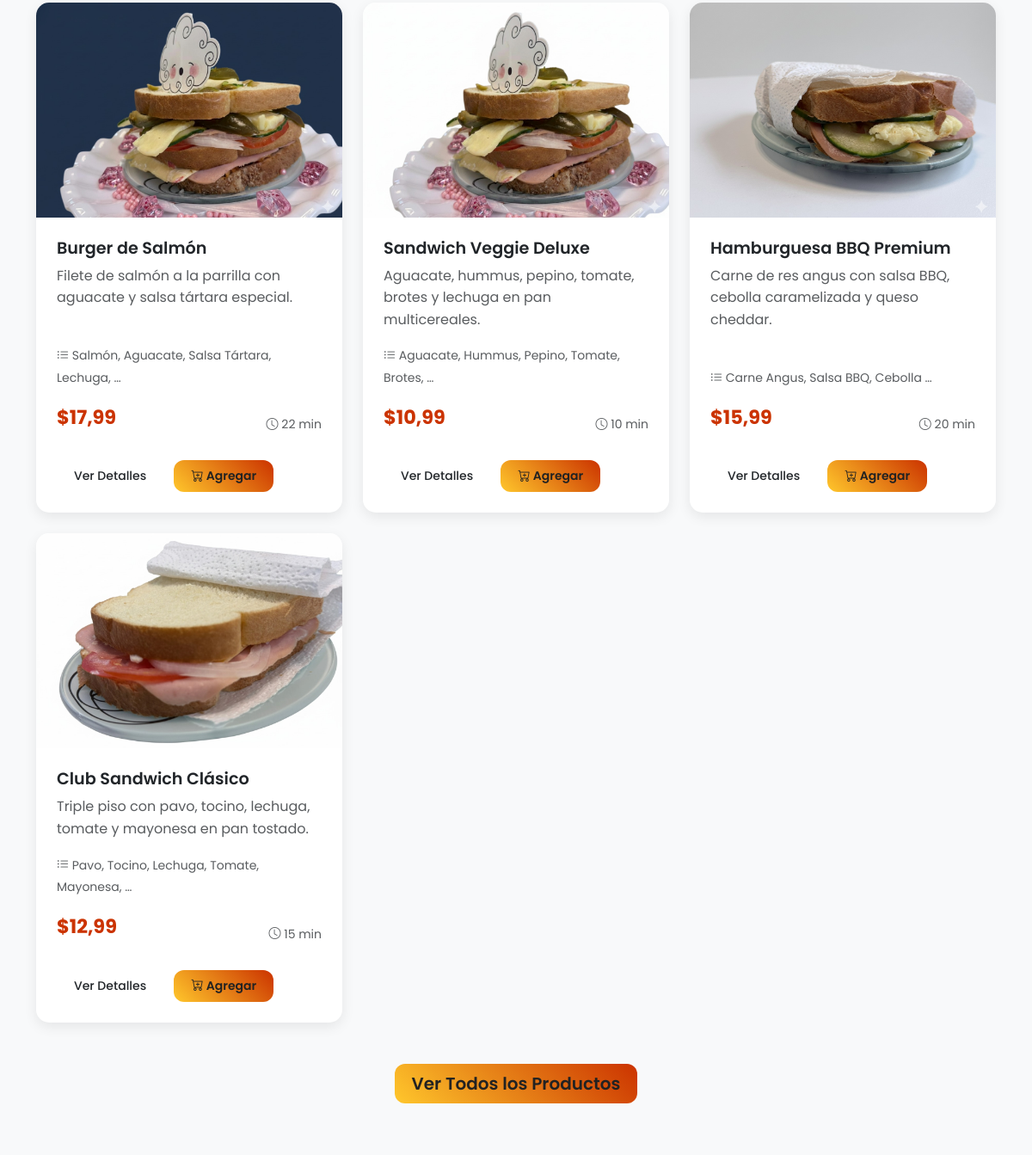
The app's page / (middle part), older data.
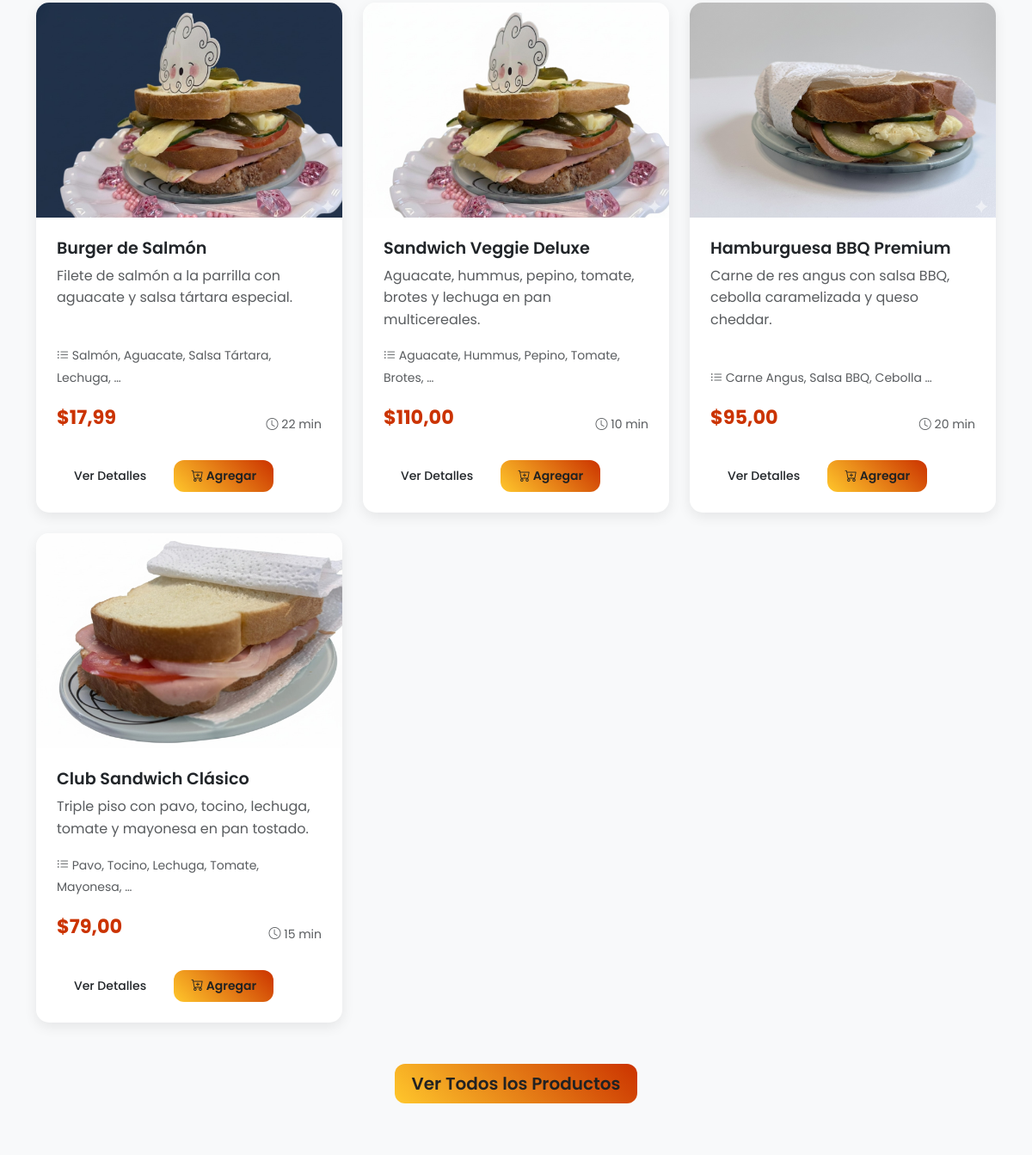
The same page, newer data.
### productos/models.py (models this page shows, shortened)
class Producto(models.Model):
    nombre = models.CharField(max_length=200)
    slug = models.SlugField(max_length=200, unique=True, blank=True)
    descripcion = models.TextField()
    categoria = models.ForeignKey(Categoria, on_delete=models.CASCADE, related_name='productos')
    precio = models.DecimalField(max_digits=10, decimal_places=2)
    imagen = models.ImageField(upload_to='productos/', blank=True, null=True)
    disponible = models.BooleanField(default=True)
    destacado = models.BooleanField(default=False)
    ingredientes = models.TextField(blank=True, help_text="Lista de ingredientes separados por comas")
    tiempo_preparacion = models.PositiveIntegerField(default=15, help_text="Tiempo en minutos")
    fecha_creacion = models.DateTimeField(auto_now_add=True)
    fecha_actualizacion = models.DateTimeField(auto_now=True)
    class Meta:
        verbose_name = 'Producto'
        verbose_name_plural = 'Productos'
        ordering = ['-fecha_creacion']
        indexes = [
            models.Index(fields=['slug']),
            models.Index(fields=['disponible']),
            models.Index(fields=['destacado']),
        ]
    def get_absolute_url(self):
        return reverse('productos:detalle_producto', args=[self.slug])

### productos/views.py (the view)
# urls.py: path('', views.inicio, name='inicio'),
def inicio(request):
    productos_destacados = Producto.objects.filter(disponible=True, destacado=True)[:6]
    categorias = Categoria.objects.filter(activo=True)
    context = {
        'productos_destacados': productos_destacados,
        'categorias': categorias,
        'titulo': 'Bienvenido a Sandwich Shop'
    }
    return render(request, 'productos/inicio.html', context)

### templates/productos/inicio.html (shortened to what this page needs)
{% extends 'base.html' %}
{% load static price_filters %}
{% block content %}
<section id="destacados" class="productos-destacados">
    <div class="container">
        {% if productos_destacados %}
        <div class="row">
            {% for producto in productos_destacados %}
            <div class="col-lg-4 col-md-6 mb-4">
                <div class="card producto-card h-100">
                    {% if forloop.counter == 1 %}
                        <img src="/media/Nproductos/1.jpg" class="card-img-top" alt="{{ producto.nombre }}">
                    {% elif forloop.counter == 2 %}
                        <img src="/media/Nproductos/2.jpg" class="card-img-top" alt="{{ producto.nombre }}">
                    {% elif forloop.counter == 3 %}
                        <img src="/media/Nproductos/3.jpg" class="card-img-top" alt="{{ producto.nombre }}">
                    {% else %}
                        <img src="/media/Nproductos/4.jpg" class="card-img-top" alt="{{ producto.nombre }}">
                    {% endif %}
                    <div class="card-body d-flex flex-column">
                        <h5 class="card-title">{{ producto.nombre }}</h5>
                        <p class="card-text text-muted flex-grow-1">{{ producto.descripcion|truncatewords:15 }}</p>
                        {% if producto.ingredientes %}
                        <div class="mb-3">
                            <small class="text-muted">
                                <i class="bi bi-list-ul"></i>
                                {{ producto.ingredientes|truncatewords:5 }}
                            </small>
                        </div>
                        {% endif %}
                        <div class="d-flex justify-content-between align-items-center">
                            <span class="precio">${{ producto.precio }}</span>
                            <small class="text-muted">
                                <i class="bi bi-clock"></i> {{ producto.tiempo_preparacion }} min
                            </small>
                        </div>
                        <div class="mt-3">
                            <a href="{{ producto.get_absolute_url }}" class="btn btn-outline-primary btn-sm me-2">Ver Detalles</a>
                            <form method="post" action="{% url 'carrito:agregar_al_carrito' producto.id %}" class="d-inline form-agregar-carrito">
                                <button type="submit" class="btn btn-primary btn-sm">
                                    <i class="bi bi-cart-plus"></i> Agregar
                                </button>
                            </form>
                        </div>
                    </div>
                </div>
            </div>
            {% endfor %}
        </div>
        <div class="text-center mt-4">
            <a href="{% url 'productos:catalogo' %}" class="btn btn-primary btn-lg">Ver Todos los Productos</a>
        </div>
        {% else %}
        <div class="text-center">
            <p class="text-muted">No hay productos destacados disponibles en este momento.</p>
        </div>
        {% endif %}
    </div>
</section>
{% endblock %}

Row changes from the older to the newer data that the page shows:
changed Producto "Sandwich Veggie Deluxe": precio "10,99" → "110,00"
changed Producto "Hamburguesa BBQ Premium": precio "15,99" → "95,00"
changed Producto "Club Sandwich Clásico": precio "12,99" → "79,00"
